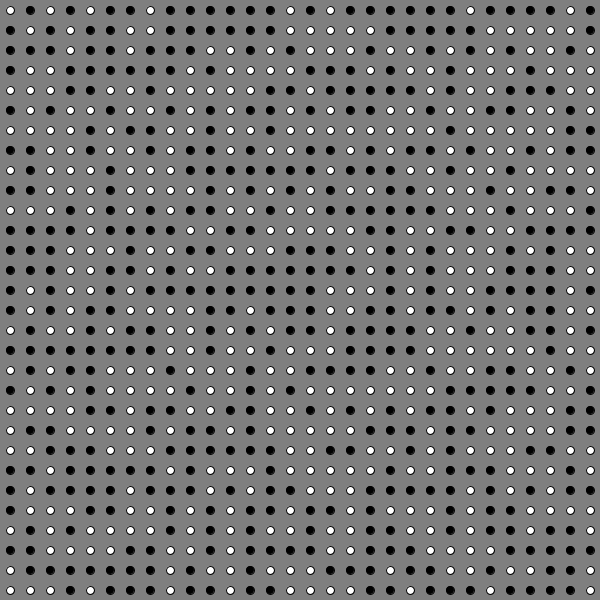
Frame 1 (no input)
Frame 60 (the mouse pressed at the canvas centre just before this capture): identical to frame 1, image omitted
Frame 120 (the mouse held since frame 60 and released just before this capture): identical to frame 1, image omitted

The Processing sketch that drew this single still picture (run headless with seeded random() and noise(); from frame 60 on, the mouse is pressed at the canvas centre):

// Processing sketch: marching
// ── marching.pde
//   __  __                _     _             
//  |  \/  | __ _ _ __ ___| |__ (_)_ __   __ _ 
//  | |\/| |/ _` | '__/ __| '_ \| | '_ \ / _` |
//  | |  | | (_| | | | (__| | | | | | | | (_| |
//  |_|  |_|\__,_|_|  \___|_| |_|_|_| |_|\__, |
//                                       |___/ 
//   ____                                  
//  / ___|  __ _ _   _  __ _ _ __ ___  ___ 
//  \___ \ / _` | | | |/ _` | '__/ _ \/ __|
//   ___) | (_| | |_| | (_| | | |  __/\__ \
//  |____/ \__, |\__,_|\__,_|_|  \___||___/
//            |_|                          
//
// The main file for implementing/visualizing the marching squares algorithm
// https://github.com/Maharshi-Pandya/Marching-Squares

// the "resolution" of the world and corresponding rows and cols
int nReso = 20;
int nRows, nCols;

// the "grid" containing the color values of the "dots"
int[][] nColorGrid;

// fill the grid with random black or white values for each "dot"
void populateColorGrid() {
  nColorGrid = new int[nCols][nRows];
  for (int y=0; y<nRows; y++) {
    for (int x=0; x<nCols; x++) { 
      int cColor = (int)random(255);
      // is the color black or white ?
      cColor = cColor < 127 ? 0 : 1;
      nColorGrid[x][y] = cColor;
    }
  }
}
// inits
void setup() {
  size(600, 600);
  // init rows and cols
  nCols = width/nReso;
  nRows = height/nReso;
  populateColorGrid();
}
// the drawing loop
void draw() {
  background(127);
  // draw the colorGrid
  translate(nReso/2, nReso/2);
  for (int y=0; y<nRows; y++) {
    for (int x=0; x<nCols; x++) {
      fill(nColorGrid[x][y] * 255);
      ellipse(x*nReso, y*nReso, 8, 8);
    }
  }
}

// ── Utils.pde
// The utils which will help to implement/visualize the algorithm
class LineUtil {
  // determines if the lines to be drawn are of value 5 or 10
  boolean isFiveTen;
  PVector coord1, coord2;
  PVector coord3, coord4;

  LineUtil(float x1, float y1, float x2, float y2) {
    coord1 = new PVector(x1, y1);
    coord2 = new PVector(x2, y2);
    isFiveTen = false;
  }
  // overload for 5/10 values
  LineUtil(float x1, float y1, float x2, float y2, float x3, float y3, float x4, float y4) {
    coord1 = new PVector(x1, y1);
    coord2 = new PVector(x2, y2);
    coord3 = new PVector(x3, y3);
    coord4 = new PVector(x4, y4);
    isFiveTen = true;
  }
  // draw the lines
  void showLines() {
    line(coord1.x, coord1.y, coord2.x, coord2.y);
    // when the values are 5/10, there will be two lines drawn
    if (isFiveTen) {
      line(coord3.x, coord3.y, coord4.x, coord4.y);
    }
  }
}
